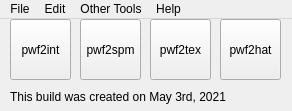
<?xml version="1.0" encoding="UTF-8"?>
<ui version="4.0">
 <class>pwf2main</class>
 <widget class="QMainWindow" name="pwf2main">
  <property name="geometry">
   <rect>
    <x>0</x>
    <y>0</y>
    <width>292</width>
    <height>111</height>
   </rect>
  </property>
  <property name="sizePolicy">
   <sizepolicy hsizetype="Preferred" vsizetype="Preferred">
    <horstretch>0</horstretch>
    <verstretch>0</verstretch>
   </sizepolicy>
  </property>
  <property name="minimumSize">
   <size>
    <width>292</width>
    <height>111</height>
   </size>
  </property>
  <property name="maximumSize">
   <size>
    <width>292</width>
    <height>111</height>
   </size>
  </property>
  <property name="windowTitle">
   <string>pwf2tools</string>
  </property>
  <property name="windowIcon">
   <iconset resource="pwf2main.qrc">
    <normaloff>:/img/pwf2tools.png</normaloff>:/img/pwf2tools.png</iconset>
  </property>
  <widget class="QWidget" name="centralwidget">
   <widget class="QPushButton" name="pwf2int">
    <property name="geometry">
     <rect>
      <x>10</x>
      <y>0</y>
      <width>61</width>
      <height>61</height>
     </rect>
    </property>
    <property name="text">
     <string>pwf2int</string>
    </property>
   </widget>
   <widget class="QPushButton" name="pwf2spm">
    <property name="geometry">
     <rect>
      <x>80</x>
      <y>0</y>
      <width>61</width>
      <height>61</height>
     </rect>
    </property>
    <property name="text">
     <string>pwf2spm</string>
    </property>
   </widget>
   <widget class="QPushButton" name="pwf2tex">
    <property name="geometry">
     <rect>
      <x>150</x>
      <y>0</y>
      <width>61</width>
      <height>61</height>
     </rect>
    </property>
    <property name="text">
     <string>pwf2tex</string>
    </property>
   </widget>
   <widget class="QPushButton" name="pwf2hat">
    <property name="enabled">
     <bool>true</bool>
    </property>
    <property name="geometry">
     <rect>
      <x>220</x>
      <y>0</y>
      <width>61</width>
      <height>61</height>
     </rect>
    </property>
    <property name="text">
     <string>pwf2hat</string>
    </property>
   </widget>
   <widget class="QLabel" name="buildddate">
    <property name="geometry">
     <rect>
      <x>10</x>
      <y>70</y>
      <width>271</width>
      <height>16</height>
     </rect>
    </property>
    <property name="maximumSize">
     <size>
      <width>271</width>
      <height>16</height>
     </size>
    </property>
    <property name="font">
     <font>
      <pointsize>9</pointsize>
     </font>
    </property>
    <property name="text">
     <string>This build was created on May 3rd, 2021</string>
    </property>
   </widget>
  </widget>
  <widget class="QMenuBar" name="menubar">
   <property name="geometry">
    <rect>
     <x>0</x>
     <y>0</y>
     <width>292</width>
     <height>20</height>
    </rect>
   </property>
   <widget class="QMenu" name="menuFile">
    <property name="title">
     <string>File</string>
    </property>
    <addaction name="actionExit"/>
   </widget>
   <widget class="QMenu" name="menuAbout">
    <property name="title">
     <string>Help</string>
    </property>
    <addaction name="actionConsole"/>
    <addaction name="separator"/>
    <addaction name="actionAbout"/>
   </widget>
   <widget class="QMenu" name="menuEdit">
    <property name="title">
     <string>Edit</string>
    </property>
    <addaction name="actionOptions"/>
   </widget>
   <widget class="QMenu" name="menuOther_Tools">
    <property name="title">
     <string>Other Tools</string>
    </property>
    <addaction name="actionpwf2ext"/>
   </widget>
   <addaction name="menuFile"/>
   <addaction name="menuEdit"/>
   <addaction name="menuOther_Tools"/>
   <addaction name="menuAbout"/>
  </widget>
  <action name="actionAbout">
   <property name="text">
    <string>About</string>
   </property>
  </action>
  <action name="actionOptions">
   <property name="text">
    <string>Options</string>
   </property>
  </action>
  <action name="actionExit">
   <property name="text">
    <string>Exit</string>
   </property>
  </action>
  <action name="actionpwf2ext">
   <property name="text">
    <string>pwf2ext</string>
   </property>
  </action>
  <action name="actionConsole">
   <property name="text">
    <string>Console</string>
   </property>
  </action>
 </widget>
 <resources>
  <include location="pwf2main.qrc"/>
 </resources>
 <connections/>
</ui>
